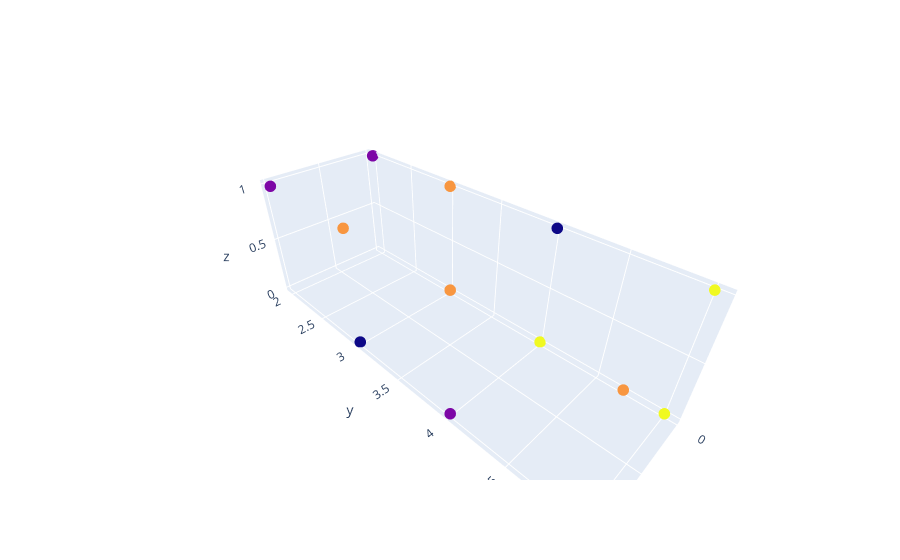

Here is the notebook cell this chart was saved with:
### Code cell
data["claster_k"].value_counts()
fig1 = go.Figure(data=[go.Scatter3d(x=data["trust_apple"], y=data["f_performance"], z=data["m1_purchase"],mode="markers", marker_color=data["claster_k"], marker_size=8)])
fig1.show()

### Figure 1 — Plotly figure (JSON) as saved in the notebook; plotly's stock layout.template omitted (floating-point values rounded to 4 significant figures; data arrays with more than 128 entries replaced by an {"elided": "..."} marker saying what was removed)
{"data": [{"marker": {"color": {"elided": "133 int values"}, "size": 4}, "mode": "markers", "type": "scatter3d", "x": {"elided": "133 int values"}, "y": {"elided": "133 int values"}, "z": {"elided": "133 int values"}}], "layout": {}}
